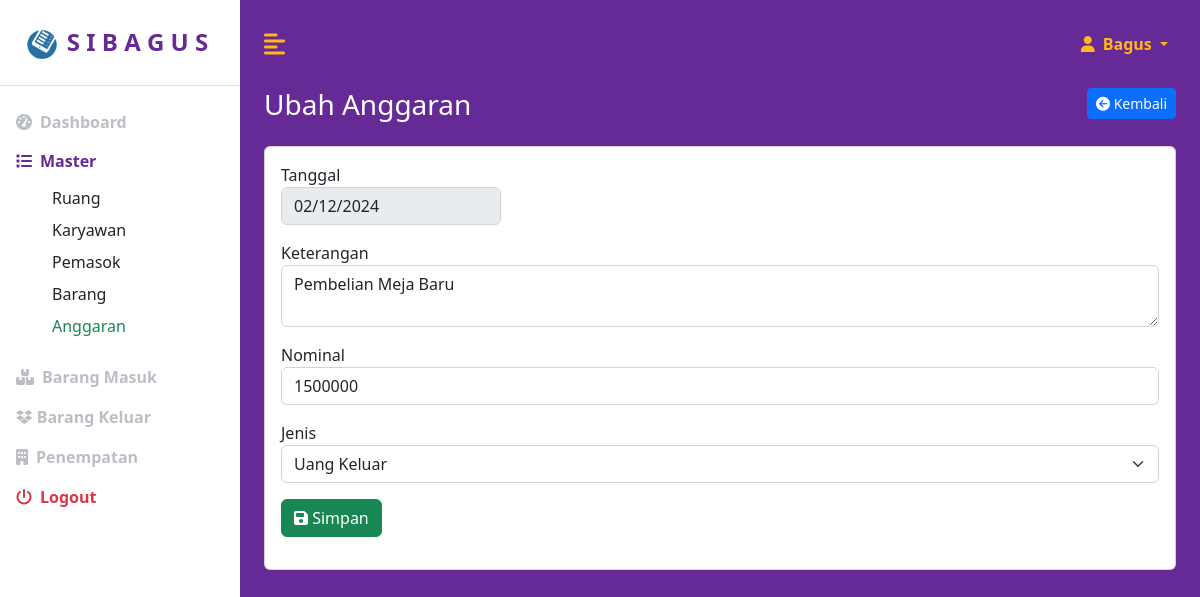
The page /index.php?page=anggaranubah&id=4 (signed in) on the database its author committed.
### tables this page shows
CREATE TABLE `anggaran` (
  `id` int(11) NOT NULL,
  `karyawan_id` int(11) NOT NULL,
  `nominal` decimal(10,0) NOT NULL,
  `keterangan` text NOT NULL,
  `jenis` enum('Uang Masuk','Uang Keluar') NOT NULL,
  `tanggal` date NOT NULL,
  `jam` varchar(8) NOT NULL
);

### pages/anggaran/anggaranubah.php (the view, shortened to what this page needs)
<div id="atas" class="row">
    <div class="col">
        <div class="row">
            <div class="col-md-6">
                <h3>Ubah Anggaran</h3>
            </div>
            <div class="col-md-6">
                <a href="?page=anggarandata" class="btn btn-primary btn-sm float-end">
                    <i class="fa fa-arrow-circle-left"></i> Kembali
                </a>
            </div>
        </div>
    </div>
</div>
    <?php
    $id = $_GET['id'];
    $selectSQL = "SELECT * FROM anggaran WHERE id='$id'";
    $result = mysqli_query($koneksi, $selectSQL);
    if (!$result || mysqli_num_rows($result) == 0) {
        echo "<meta http-equiv='refresh' content='0;url=?page=anggarandata'>";
    } else {
        $row = mysqli_fetch_assoc($result);
    }
    ?>
<div id="bawah" class="row mt-3">
    <div class="col">
        <div class="card my-card">
            <form action="" method="post">
                <div class="mb-3 col-3">
                    <label for="id">Tanggal</label>
                    <input type="date" name="tanggal" class="form-control" required value="<?= $row['tanggal'] ?>" disabled>
                </div>
                <div class="mb-3">
                    <label>Keterangan</label>
                    <textarea class="form-control" name="keterangan" required><?= $row['keterangan'] ?></textarea>
                </div>
                <div class="mb-3">
                    <label>Nominal</label>
                    <input type="number" class="form-control" name="nominal" value="<?= $row['nominal'] ?>" required>
                </div>
                <div class="mb-3">
                    <label>Jenis</label>
                    <select class="form-select" name="jenis" id="">
                        <?php
                        if ($row['jenis'] == 'Uang Masuk') {
                            $m = 'selected';
                            $k = '';
                        } else {
                            $k = 'selected';
                        }
                        ?>
                        <option value="Uang Keluar" <?= $k ?>>Uang Keluar</option>
                    </select>
                </div>
                <div class="col mb-3">
                    <button class="btn btn-success" type="submit" name="simpan_button">
                        <i class="fas fa-save"></i>
                        Simpan
                    </button>
                </div>
            </form>
        </div>
    </div>
</div>

### assets/css/custom.css (style rules this page uses)
:root { --main-bg-color: #009d63; --main-text-color: #009d63; --second-text-color: #bbbec5; --second-bg-color: #c1efde; --ungu: rgb(101, 42, 149); --oren: rgb(255, 184, 26); --hijo: rgb(100, 164, 65); }
h3 { color: white; }
body { min-height: 100vh; min-height: -webkit-fill-available; }
html { height: -webkit-fill-available; }
.my-card { padding: 1rem 1rem; }

### rows shown on the page
anggaran: tanggal "02/12/2024", keterangan "Pembelian Meja Baru", nominal "1500000"

### other values the page prints
$_SESSION["nama_karyawan"] "Bagus"
